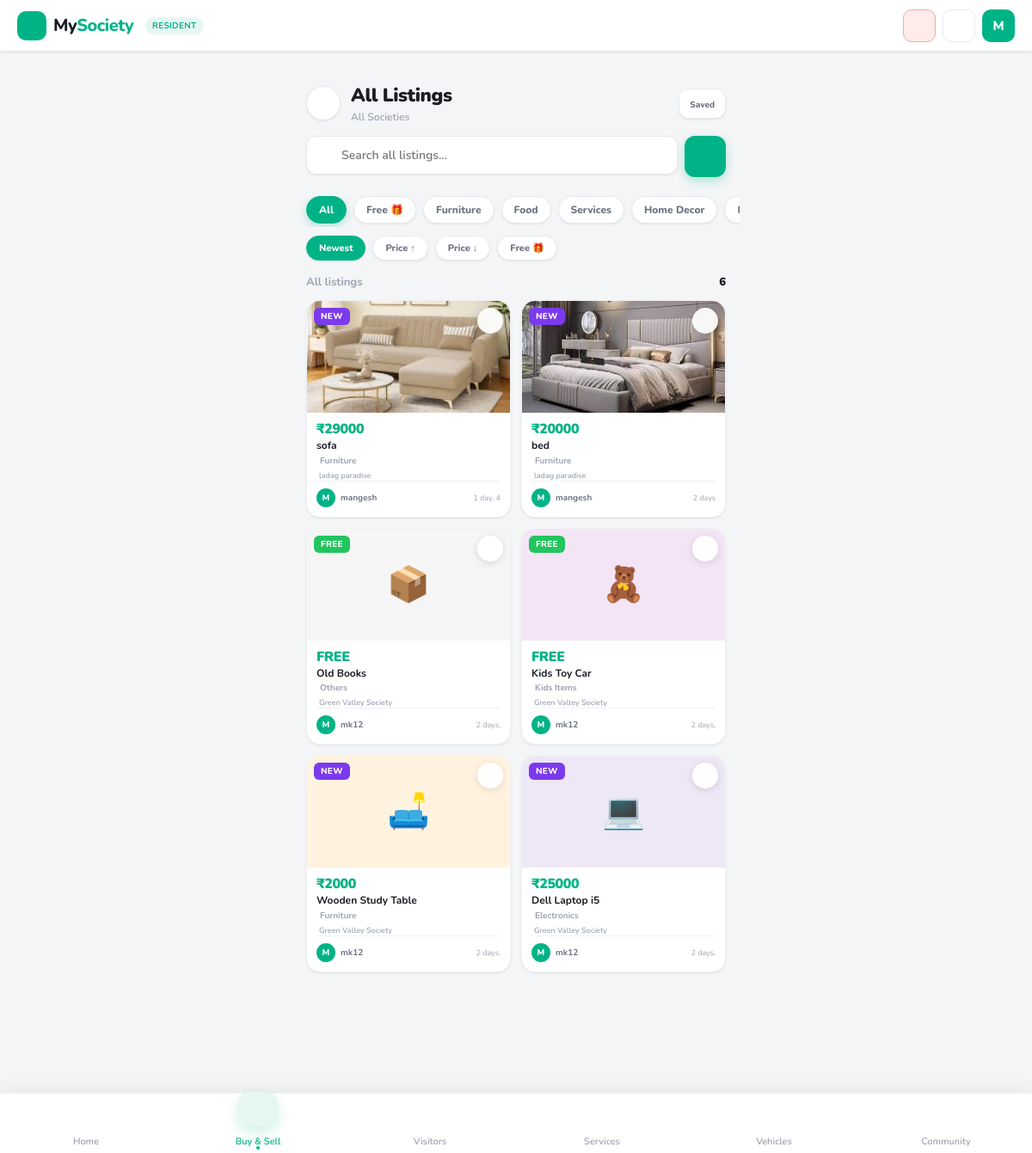
The page /marketplace/all/ (signed in) on the database its author committed.
### core/models.py (models this page shows, shortened)
class UserProfile(models.Model):
    ROLE_CHOICES = (
        ('resident', 'Resident'),
        ('guard', 'Guard'),
        ('guard_admin', 'Guard Admin'),
        ('society_admin', 'Society Admin'),
        ('admin', 'Super Admin'),
        ('service_provider', 'Service Provider'),
    )
    STATUS_CHOICES = (
        ('pending', 'Pending'),
        ('approved', 'Approved'),
        ('rejected', 'Rejected'),
    )
    user = models.OneToOneField(User, on_delete=models.CASCADE)
    role = models.CharField(
        max_length=20,
        choices=ROLE_CHOICES
    )
    society = models.ForeignKey(
        Society,
        on_delete=models.SET_NULL,
        null=True,
        blank=True
    )
    apartment = models.ForeignKey(
        Apartment,
        on_delete=models.SET_NULL,
        null=True,
        blank=True
    )
    phone = models.CharField(max_length=15)
    address = models.TextField(blank=True)
    photo       = models.ImageField(upload_to='profiles/photos/',   null=True, blank=True)
    cover_photo = models.ImageField(upload_to='profiles/covers/',   null=True, blank=True)
    work        = models.CharField(max_length=200, blank=True)
    hometown    = models.CharField(max_length=200, blank=True)
    interests   = models.CharField(max_length=500, blank=True,
                                   help_text="Comma-separated list, e.g. Music, Travel, Cricket")
    status = models.CharField(
        max_length=20,
        choices=STATUS_CHOICES,
        default='pending'
    )
    class Meta:
        indexes = [
            models.Index(fields=["role", "status"]),
        ]

class MarketplaceCategory(models.Model):
    name       = models.CharField(max_length=80)
    slug       = models.SlugField(unique=True)
    icon       = models.CharField(max_length=80, default='mdi:tag-outline',
                                  help_text="Iconify icon name e.g. mdi:sofa-outline")
    icon_color = models.CharField(max_length=20, default='#616161')
    bg_color   = models.CharField(max_length=20, default='#f5f5f5')
    emoji      = models.CharField(max_length=4, blank=True,
                                  help_text="Fallback emoji for placeholder images")
    order      = models.PositiveSmallIntegerField(default=0)
    is_active  = models.BooleanField(default=True)
    class Meta:
        ordering = ['order', 'name']

class Listing(models.Model):
    CATEGORY_CHOICES = [
        ('furniture',   'Furniture'),
        ('food',        'Food'),
        ('services',    'Services'),
        ('home-decor',  'Home Decor'),
        ('electronics', 'Electronics'),
        ('vehicles',    'Vehicles'),
        ('kids-items',  'Kids Items'),
        ('others',      'Others'),
    ]
    STATUS_CHOICES = [
        ('active',   'Active'),
        ('sold',     'Sold'),
        ('inactive', 'Inactive'),
    ]
    society  = models.ForeignKey('Society',   on_delete=models.CASCADE, related_name='listings')
    seller   = models.ForeignKey(User,        on_delete=models.CASCADE, related_name='listings')
    apartment = models.ForeignKey('Apartment', on_delete=models.SET_NULL, null=True, blank=True, related_name='listings')
    category      = models.CharField(max_length=30, choices=CATEGORY_CHOICES, db_index=True)
    title         = models.CharField(max_length=200)
    description   = models.TextField(blank=True)
    price         = models.DecimalField(max_digits=10, decimal_places=2, default=0)
    is_free       = models.BooleanField(default=False)
    is_negotiable = models.BooleanField(default=False)
    contact_number = models.CharField(max_length=15, blank=True)
    image  = models.ImageField(upload_to='marketplace/', null=True, blank=True)
    status = models.CharField(max_length=20, choices=STATUS_CHOICES, default='active', db_index=True)
    views_count     = models.PositiveIntegerField(default=0)
    shortlist_count = models.PositiveIntegerField(default=0)
    created_at = models.DateTimeField(auto_now_add=True)
    updated_at = models.DateTimeField(auto_now=True)
    class Meta:
        ordering = ['-created_at']
        indexes  = [
            models.Index(fields=['society', 'status']),
            models.Index(fields=['category', 'status']),
        ]
    @property
    def category_emoji(self):
        emojis = {
            'furniture':   '🛋️',
            'food':        '🍱',
            'services':    '🔧',
            'home-decor':  '🪴',
            'electronics': '💻',
            'vehicles':    '🚗',
            'kids-items':  '🧸',
            'others':      '📦',
        }
        return emojis.get(self.category, '📦')
    @property
    def is_new(self):
        from django.utils import timezone
        from datetime import timedelta
        return self.created_at >= timezone.now() - timedelta(days=3)

class Society(models.Model):
    name = models.CharField(max_length=150)
    address = models.TextField()
    city = models.CharField(max_length=100)
    state = models.CharField(max_length=100)
    society_code = models.CharField(
        max_length=10,
        unique=True,
        editable=False
    )
    created_by = models.ForeignKey(
        User,
        on_delete=models.CASCADE,
        related_name="created_societies"
    )
    is_active = models.BooleanField(default=True)
    created_at = models.DateTimeField(auto_now_add=True)

### core/views.py (the view)
# urls.py: path('marketplace/all/',               views.all_listings,              name='all_listings'),
@login_required(login_url='login')
def all_listings(request):
    from .models import Shortlist
    _profile, user_society, _apt = _get_user_profile(request.user)
    category  = request.GET.get('category', '')
    sort      = request.GET.get('sort', 'newest')
    q         = request.GET.get('q', '').strip()
    min_price = request.GET.get('min_price', '')
    max_price = request.GET.get('max_price', '')
    qs = _all_active()
    if category == 'free':
        qs = qs.filter(is_free=True)
    elif category:
        qs = qs.filter(category=category)
    if q:
        qs = qs.filter(Q(title__icontains=q) | Q(description__icontains=q))
    qs = _price_filter(qs, min_price, max_price)
    qs = _sort_qs(qs, sort)
    shortlisted_ids = set(
        Shortlist.objects.filter(user=request.user).values_list('listing_id', flat=True)
    )
    context = {
        'society_name':     'All Societies',
        'listings':         qs,
        'shortlisted_ids':  shortlisted_ids,
        'current_category': category,
        'current_sort':     sort,
        'search_query':     q,
        'min_price':        min_price,
        'max_price':        max_price,
        'categories':       _build_categories(),
    }
    return render(request, 'all_listings.html', context)

### templates/all_listings.html (shortened to what this page needs)
{% extends "base.html" %}
{% block nav_marketplace %}active{% endblock %}
{% block content %}
<div class="al-page">
  <div class="al-topbar">
    <a href="{% url 'marketplace' %}" class="back-btn" aria-label="Back">
    </a>
    <div class="al-topbar-title">
      <h2>All Listings</h2>
      <p>{{ society_name }}</p>
    </div>
    <a href="{% url 'my_shortlists' %}" style="display:flex;flex-direction:column;align-items:center;gap:3px;background:var(--surface);border:1.5px solid var(--border);border-radius:var(--radius-md);padding:8px 12px;cursor:pointer;text-decoration:none;color:var(--text-secondary);box-shadow:var(--shadow-sm);">
      <span style="font-size:10px;font-weight:800;">Saved</span>
    </a>
  </div>
  <form method="get" action="{% url 'all_listings' %}" id="searchForm" class="al-search">
    <div class="al-search-wrap">
      <input type="text" name="q" id="searchInput"
             value="{{ search_query }}"
             placeholder="Search all listings…"
             autocomplete="off">
    </div>
    <button type="button" class="al-filter-btn" onclick="openModal('filterModal')" aria-label="Filter">
    </button>
  </form>
  <div class="cat-pills">
    <a class="cat-pill {% if not current_category %}active{% endif %}"
       href="?q={{ search_query }}&sort={{ current_sort }}">All</a>
    <a class="cat-pill {% if current_category == 'free' %}active{% endif %}"
       href="?q={{ search_query }}&sort={{ current_sort }}&category=free">Free 🎁</a>
    {% for cat in categories %}
    <a class="cat-pill {% if current_category == cat.slug %}active{% endif %}"
       href="?q={{ search_query }}&sort={{ current_sort }}&category={{ cat.slug }}">{{ cat.name }}</a>
    {% endfor %}
  </div>
  <div class="sort-pills">
    <a class="sort-pill {% if current_sort == 'newest' or not current_sort %}active{% endif %}"
       href="?q={{ search_query }}&category={{ current_category }}&sort=newest&min_price={{ min_price }}&max_price={{ max_price }}">Newest</a>
    <a class="sort-pill {% if current_sort == 'price_asc' %}active{% endif %}"
       href="?q={{ search_query }}&category={{ current_category }}&sort=price_asc&min_price={{ min_price }}&max_price={{ max_price }}">Price ↑</a>
    <a class="sort-pill {% if current_sort == 'price_desc' %}active{% endif %}"
       href="?q={{ search_query }}&category={{ current_category }}&sort=price_desc&min_price={{ min_price }}&max_price={{ max_price }}">Price ↓</a>
    <a class="sort-pill {% if current_sort == 'free' %}active{% endif %}"
       href="?q={{ search_query }}&category={{ current_category }}&sort=free">Free 🎁</a>
  </div>
  <div class="count-strip">
    <span class="count-label">
      {% if search_query %}Results for "{{ search_query }}"
      {% elif current_category %}{{ current_category|title }} listings
      {% else %}All listings{% endif %}
    </span>
    <span class="count-num">{{ listings|length }}</span>
  </div>
  {% if listings %}
  <div class="al-grid" id="listingsGrid">
    {% for item in listings %}
    <div class="listing-card"
         data-search="{{ item.title|lower }} {{ item.get_category_display|lower }}"
         onclick="openDetailModal({{ item.id }})">
      <div class="lc-img">
        {% if item.image %}
          <img src="{{ item.image.url }}" alt="{{ item.title }}">
        {% else %}
          <div class="lc-placeholder"
               style="background:{% if item.category == 'furniture' %}#fff3e0{% elif item.category == 'food' %}#e8f5e9{% elif item.category == 'services' %}#e3f2fd{% elif item.category == 'home-decor' %}#fce4ec{% elif item.category == 'electronics' %}#ede7f6{% elif item.category == 'vehicles' %}#e0f7fa{% elif item.category == 'kids-items' %}#f3e5f5{% else %}#f5f5f5{% endif %};">
            {{ item.category_emoji }}
          </div>
        {% endif %}
        {% if item.is_free or item.price == 0 %}
          <div class="lc-badge free">FREE</div>
        {% elif item.status == 'sold' %}
          <div class="lc-badge sold">SOLD</div>
        {% elif item.is_new %}
          <div class="lc-badge newt">NEW</div>
        {% endif %}
        <button class="lc-shortlist {% if item.id in shortlisted_ids %}active{% endif %}"
                data-lid="{{ item.id }}"
                onclick="event.stopPropagation(); toggleShortlist(this, {{ item.id }})">
        </button>
      </div>
      <div class="lc-body">
        <div class="lc-price">
          {% if item.is_free or item.price == 0 %}FREE
          {% else %}₹{{ item.price|floatformat:0 }}{% endif %}
        </div>
        <div class="lc-title">{{ item.title }}</div>
        <div class="lc-meta">
          {{ item.get_category_display }}
        </div>
        {% if item.society %}
        <div class="lc-society">
          {{ item.society.name }}
        </div>
        {% endif %}
        <div class="lc-seller">
          <div class="lc-seller-av">{{ item.seller.username|slice:":1"|upper }}</div>
          <div class="lc-seller-name">{{ item.seller.get_full_name|default:item.seller.username }}</div>
          <div class="lc-seller-time">{{ item.created_at|timesince|slice:":8" }}</div>
        </div>
      </div>
    </div>
    {% endfor %}
  </div>
  {% endif %}
</div>
{% endblock %}

### templates/base.html (shortened to what this page needs)
<!DOCTYPE html>
<html lang="en">
<head>
</head>
<body>
    <header class="header">
        <div class="header-content">
            <a href="" class="logo">
                <div class="logo-icon">
                </div>
                <span class="logo-text">My<span>Society</span></span>
                {% if current_role %}
                <span class="role-badge">{{ current_role }}</span>
                {% endif %}
            </a>
            <div class="header-actions">
                <div class="sos-btn" title="Emergency SOS" onclick="sendSOS()">
                    <span class="iconify" data-icon="mdi:alarm-light-outline"></span>
                </div>
                <a href="{% url 'resident_notifications' %}" class="hdr-btn" title="Notifications">
                    <span class="iconify" data-icon="mdi:bell-outline"></span>
                </a>
                <a href="{% url 'profile' %}" class="avatar-btn" title="My Profile">
                    {{ current_user.username|slice:":1"|upper }}
                </a>
            </div>
        </div>
    </header>
    <main class="main-content">
        {% block content %}{% endblock %}
    </main>
    <nav class="bottom-nav">
        {% if current_role == "resident" %}
            <a href="{% url 'resident_dashboard' %}"
               class="nav-item {% block nav_home %}{% endblock %}">
                <div class="nav-icon">
                    <span class="iconify" data-icon="mdi:home-variant-outline"></span>
                </div>
                <span>Home</span>
            </a>
            <a href="{% url 'marketplace' %}"
            class="nav-item {% block nav_marketplace %}{% endblock %}">
                <div class="nav-icon">
                    <span class="iconify" data-icon="mdi:storefront-outline"></span>
                </div>
                <span>Buy &amp; Sell</span>
            </a>
            <a href="{% url 'resident_visitors' %}"
               class="nav-item {% block nav_visitors %}{% endblock %}">
                <div class="nav-icon">
                    <span class="iconify" data-icon="mdi:account-multiple-outline"></span>
                </div>
                <span>Visitors</span>
            </a>
            <a href="{% url 'resident_services' %}"
               class="nav-item {% block nav_services %}{% endblock %}">
                <div class="nav-icon">
                    <span class="iconify" data-icon="mdi:wrench-outline"></span>
                </div>
                <span>Services</span>
            </a>
            <a href="{% url 'resident_vehicles' %}"
               class="nav-item {% block nav_vehicles %}{% endblock %}">
                <div class="nav-icon">
                    <span class="iconify" data-icon="mdi:car-outline"></span>
                </div>
                <span>Vehicles</span>
            </a>
            <a href="{% url 'resident_notices' %}"
               class="nav-item {% block nav_community %}{% endblock %}">
                <div class="nav-icon">
                    <span class="iconify" data-icon="mdi:bulletin-board"></span>
                </div>
                <span>Community</span>
            </a>
        {% endif %}
    </nav>
</body>
</html>

### rows shown on the page
UserProfile: role "RESIDENT"
MarketplaceCategory: name "Furniture"
MarketplaceCategory: name "Food"
MarketplaceCategory: name "Services"
MarketplaceCategory: name "Home Decor"
Listing: image (picture), is_free "NEW", price "29000", title "sofa", category "Furniture", society.name "ladag paradise", seller.username "M", seller.get_full_name "mangesh", created_at "1 day, 4"
Listing: image (picture), is_free "NEW", price "20000", title "bed", category "Furniture", society.name "ladag paradise", seller.username "M", seller.get_full_name "mangesh", created_at "2 days"
Listing: category_emoji "📦", is_free "FREE", title "Old Books", category "Others", society.name "Green Valley Society", seller.username "M", seller.get_full_name "mk12", created_at "2 days,"
Listing: category_emoji "🧸", is_free "FREE", title "Kids Toy Car", category "Kids Items", society.name "Green Valley Society", seller.username "M", seller.get_full_name "mk12", created_at "2 days,"
Listing: category_emoji "🛋️", is_free "NEW", price "2000", title "Wooden Study Table", category "Furniture", society.name "Green Valley Society", seller.username "M", seller.get_full_name "mk12", created_at "2 days,"
Listing: category_emoji "💻", is_free "NEW", price "25000", title "Dell Laptop i5", category "Electronics", society.name "Green Valley Society", seller.username "M", seller.get_full_name "mk12", created_at "2 days,"

### other values the page prints
{{ current_user.username|slice:":1"|upper }} "M"
{{ society_name }} "All Societies"
{{ listings|length }} "6"
